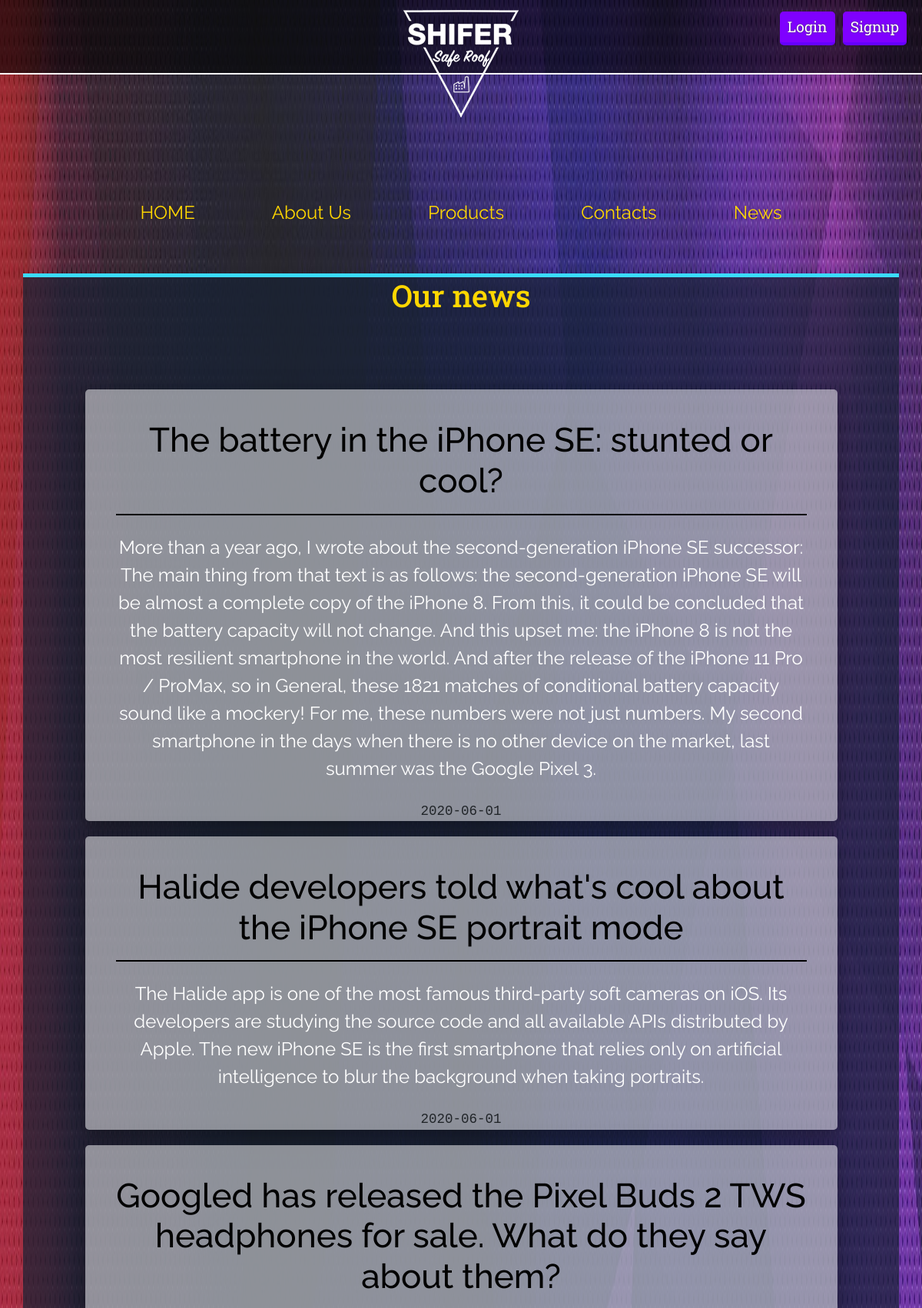
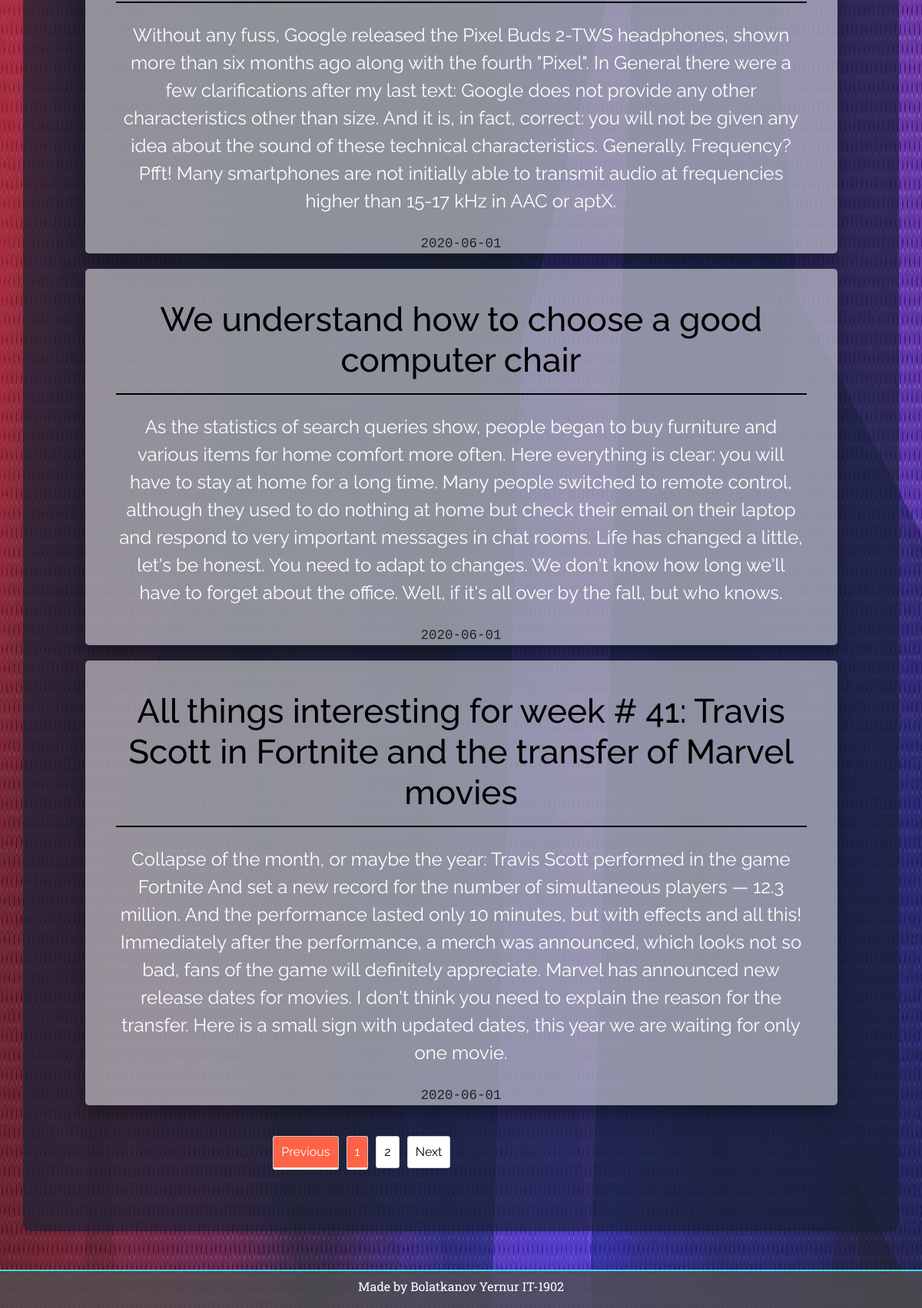
Page /news.php on the committed database (2 pictures, top to bottom).
### tables this page shows
CREATE TABLE `news` (
  `news_id` int(11) NOT NULL,
  `editor_id` int(11) NOT NULL,
  `n_title` varchar(255) NOT NULL,
  `n_text` text NOT NULL,
  `n_date` date NOT NULL
);

### news.php (the view, shortened to what this page needs)
<?php
include "connect.php";
$stmt = $link->prepare("SELECT * FROM news");
$stmt->execute();
$res = $stmt->get_result();
?>
<!DOCTYPE html>
<html lang="en">
<head>
	<link rel="stylesheet" href="https://stackpath.bootstrapcdn.com/bootstrap/4.4.1/css/bootstrap.min.css">
	<link rel="stylesheet" href="css/news.css?v=<?php echo time(); ?>">
</head>
<body>
	<header>
		<div class="top_line">
			<div><a href="index.php" target="blanck" class="logo"><img src="img/logo.png" alt="logo" title="go home"></a></div>
		</div>
		<p id="day"></p>
		<div class="reg_auth">
            <?php if(!isset($_SESSION['id'])){ ?>
                <a href="login.php"><div class="btn">Login</div></a>
                <a href="reg.php"><div class="btn">Signup</div></a>
            <?php } ?>
		</div>
		<nav>
			<div class="topnav">
				<a href="index.php">HOME</a>
				<a href="about.php">About Us</a>
				<a href="products.php">Products</a>
				<a href="contacts.php">Contacts</a>
				<a href="news.php">News</a>
			</div>
		</nav>
	</header>
	<div class="container">
		<h1>Our news</h1>
		<div id="wrapper">
          	<div class="contents">
	          	<?php
				if(mysqli_num_rows($res)>0){
				   	while ($row = $res->fetch_assoc()) {
				   		?>
				   		<div class="post">
						    <h2 class="headings"><?php echo $row['n_title']; ?></h2>
						    <hr class="line">
						    <p class="content"><?php print $row['n_text']; ?></p>
						    <pre><?php echo $row['n_date']; ?></pre>
						</div>
						<?php
	   				}
				}
				?>
          	</div>
    	</div>
	</div>
	<footer>
		<pre>Made by Bolatkanov Yernur IT-1902</pre>
	</footer>
</body>
</html>

### css/news.css (style rules this page uses)
*::before, *::after { box-sizing: border-box; }
h1 { font-size: 2.5rem; }
h1, h2, h3, h4, h5, h6 { margin-bottom: 0.5rem; font-weight: 500; line-height: 1.2; }
* { margin: 0; padding: 0; }
a { text-decoration: none; }
body { font-family: 'Raleway', sans-serif; background-image: url(../img/back.jpg); background-repeat: no-repeat; background-position: top center; position: relative; background-size: 100% 160%; line-height: 1.5; position: relative; min-height: 100vh; padding-bottom: 100px; }
.top_line { height: 95px; box-shadow: rgb(255, 255, 255) 0 0 0 2px; width: 100%; background-color: rgba(0, 0, 0, 0.6); display: flex; flex-direction: row; justify-content: center; }
.logo img { margin-top: 13px; }
.reg_auth { position: absolute; top: 10px; right: 10px; display: flex; flex-direction: row; }
.btn { float: right; margin-right: 10px; margin-top: 5px; border-radius: 5px; padding: 5px 9px; font-size: 1.2em; background-color: #7f00ff; text-shadow: #454545 0 0 2px; border-bottom: 4px solid rgb(102, 0, 255); font-family: 'Roboto Slab', serif; color: #fff; transition: all.3s ease; }
.topnav { background-color: transparent; font-size: 14px; display: flex; justify-content: center; align-items: center; }
.topnav a { color: #ffd700; text-align: center; padding: 14px 50px; font-size: 24px; text-decoration: none; border-bottom: 2px solid rgba(0,0,0,0); transition: all.3s ease; margin-top: 150px; }
.container { margin-top: 50px; height: auto; background-color: rgba(24, 33, 52, 0.7); text-align: center; box-shadow: 0 -5px 0 #3ADBFD; border-radius: 0 0 10px 10px; max-width: 1140px; margin-left: auto; margin-right: auto; padding-left: 15px; padding-right: 15px; display: flex; flex-direction: column; }
footer { display: flex; justify-content: center; align-items: flex-end; min-height: 50px; border-top: 2px solid rgb(58, 219, 253); width: 100%; background-color: rgba(80, 80, 80, 0.8); position: absolute; bottom: 0; }
footer pre { font-family: 'Roboto Slab', serif; color: #fff; font-size: 1em; }
#day { position: absolute; top: 10px; left: 10px; font-family: 'Raleway', sans-serif; color: #fff; padding: 10px; }
#wrapper { padding: 10px; width:90%; margin:60px auto; }
.contents div { text-align:center; color:#fff; font-size:20px; margin:20px auto }
h1 { text-align: center; font-size: 2.5em; font-family: 'Roboto Slab', serif; color: #ffd700; }
.post { width: 100%; height: auto; padding: 2em 2em 0px; background-color: rgba(255,255,255,0.5); box-shadow: 0 8px 16px 0 rgba(0, 0, 0, 0.2), 0 12px 40px 0 rgba(0, 0, 0, 0.2); border-radius: 5px; margin-bottom: 2em; transition: background 0.3s ease; }
.headings { font-size: 2.2em; color: #000; }
.line { border: 1px solid black; }
.content { font-size: 1.2em; margin-top: 1em; margin-bottom: 1em; }

### rows in the picture
news: n_title "The battery in the iPhone SE: stunted or cool?", n_text "More than a year ago, I wrote about the second-generation iPhone SE successor: The main thing from that text is as follows: the second-generation iPhone SE will be almost a complete copy of the iPhone 8. From this, it could be concluded that the battery capacity will not change. And this upset me: the iPhone 8 is not the most resilient smartphone in the world. And after the release of the iPhone 11 Pro / ProMax, so in General, these 1821 matches of conditional battery capacity sound like a mockery! For me, these numbers were not just numbers. My second smartphone in the days when there is no other device on the market, last summer was the Google Pixel 3.", n_date "2020-06-01"
news: n_title "Halide developers told what's cool about the iPhone SE portrait mode", n_text "The Halide app is one of the most famous third-party soft cameras on iOS. Its developers are studying the source code and all available APIs distributed by Apple. The new iPhone SE is the first smartphone that relies only on artificial intelligence to blur the background when taking portraits.", n_date "2020-06-01"
news: n_title "Googled has released the Pixel Buds 2 TWS headphones for sale. What do they say about them?", n_text "Without any fuss, Google released the Pixel Buds 2-TWS headphones, shown more than six months ago along with the fourth \"Pixel\". In General there were a few clarifications after my last text: Google does not provide any other characteristics other than size. And it is, in fact, correct: you will not be given any idea about the sound of these technical characteristics. Generally. Frequency? Pfft! Many smartphones are not initially able to transmit audio at frequencies higher than 15-17 kHz in AAC or aptX.", n_date "2020-06-01"
news: n_title "We understand how to choose a good computer chair", n_text "As the statistics of search queries show, people began to buy furniture and various items for home comfort more often. Here everything is clear: you will have to stay at home for a long time. Many people switched to remote control, although they used to do nothing at home but check their email on their laptop and respond to very important messages in chat rooms. Life has changed a little, let's be honest. You need to adapt to changes. We don't know how long we'll have to forget about the office. Well, if it's all over by the fall, but who knows.", n_date "2020-06-01"
news: n_title "All things interesting for week # 41: Travis Scott in Fortnite and the transfer of Marvel movies", n_text "Collapse of the month, or maybe the year: Travis Scott performed in the game Fortnite And set a new record for the number of simultaneous players — 12.3 million. And the performance lasted only 10 minutes, but with effects and all this! Immediately after the performance, a merch was announced, which looks not so bad, fans of the game will definitely appreciate. Marvel has announced new release dates for movies. I don't think you need to explain the reason for the transfer. Here is a small sign with updated dates, this year we are waiting for only one movie.", n_date "2020-06-01"
